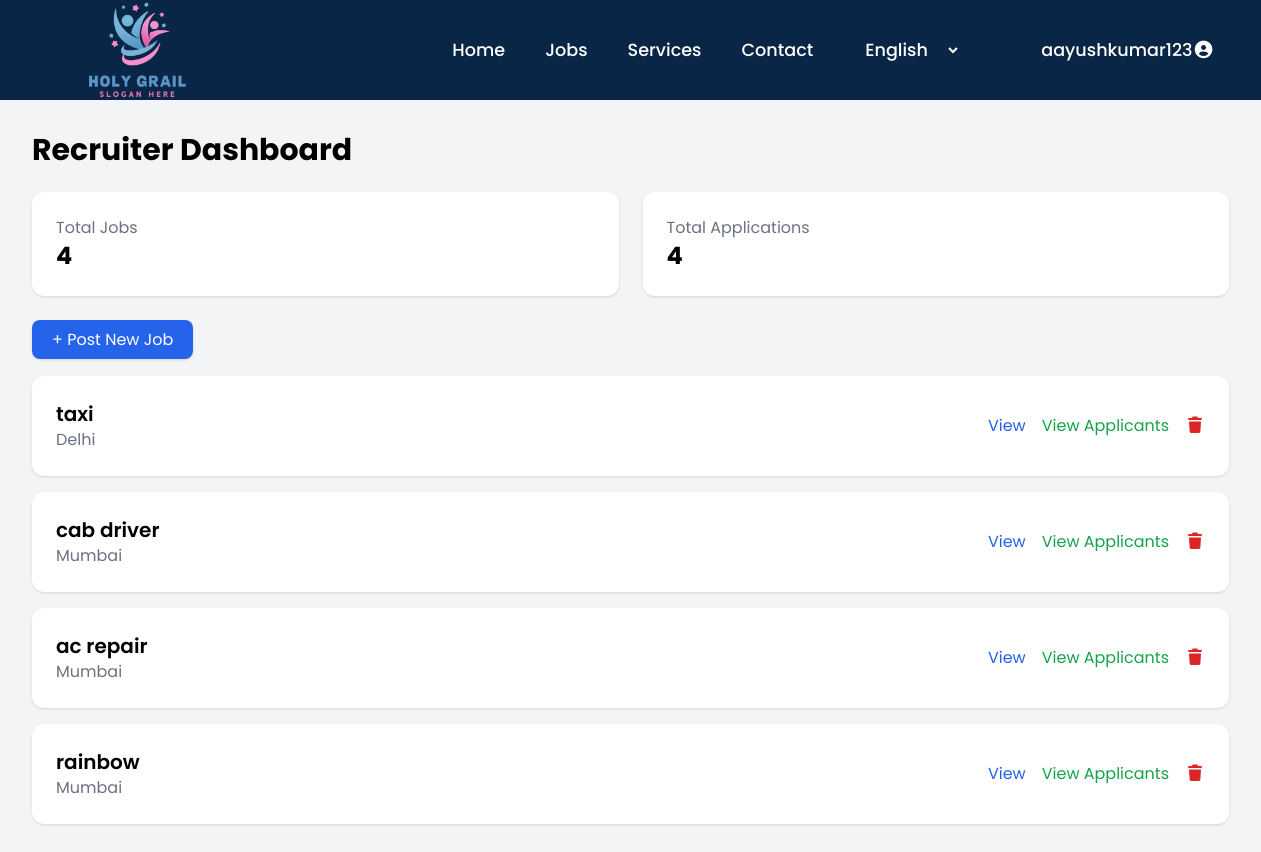
/jobs/dashboard/ (signed in), run on the app's committed database.
### jobs/models.py (models this page shows, shortened)
class Job(models.Model):
    employer = models.ForeignKey(
        settings.AUTH_USER_MODEL,
        on_delete=models.CASCADE,
        related_name="jobs",
        null=True,        # 👈 IMPORTANT
        blank=True
    )
    STATUS_CHOICES = (
        ("open", "Open"),
        ("closed", "Closed"),
    )
    title = models.CharField(max_length=200)
    company_name = models.CharField(max_length=200)
    location = models.CharField(max_length=100)
    job_type = models.CharField(max_length=50)
    companyEmail = models.EmailField(null=True,blank=True)
    salary = models.IntegerField()
    station = models.CharField(max_length=100)
    description = models.TextField(null=True,blank=True)
    created_at = models.DateTimeField(auto_now_add=True)
    experience = models.CharField(max_length=100)
    education= models.CharField(max_length=200)
    skills = models.CharField(max_length=400)
    shift = models.CharField(max_length=50)
    expires_at = models.DateField(null=True, blank=True)
    status = models.CharField(
        max_length=10,
        choices=STATUS_CHOICES,
        default="open"
    )

### jobs/views.py (the view)
# urls.py: path("dashboard/", views.recruiter_dashboard, name="recruiter_dashboard"),
@login_required
def recruiter_dashboard(request):
    jobs = Job.objects.filter(employer=request.user)
    total_jobs = jobs.count()
    total_applications = JobApplication.objects.filter(
    job__employer=request.user
).count()
    context = {
        "jobs": jobs,
        "total_jobs": total_jobs,
        "total_applications": total_applications,
    }
    return render(request, "jobs/recruiter_dashboard.html", context)

### templates/jobs/recruiter_dashboard.html (shortened to what this page needs)
{% extends "home.html" %}
{% load static %}
{% block csslink %}
<link rel="stylesheet" href="{%static 'css/style.css' %}" />
<link rel="stylesheet" href="{%static 'css/create_job.css' %}" />
<link rel="stylesheet" href="https://cdnjs.cloudflare.com/ajax/libs/font-awesome/7.0.1/css/all.min.css" />
{% endblock csslink %}
{% block body %}
<div class="min-h-screen bg-gray-100 p-8">
    <h1 class="text-3xl font-bold mb-6">Recruiter Dashboard</h1>
    <div class="grid grid-cols-1 md:grid-cols-2 gap-6 mb-8">
        <div class="bg-white p-6 rounded-xl shadow">
            <h2 class="text-gray-500">Total Jobs</h2>
            <p class="text-2xl font-bold">{{ total_jobs }}</p>
        </div>
        <div class="bg-white p-6 rounded-xl shadow">
            <h2 class="text-gray-500">Total Applications</h2>
            <p class="text-2xl font-bold">{{ total_applications }}</p>
        </div>
    </div>
    <div class="mb-6">
        <a href="{% url 'jobs:create_job' %}"
           class="bg-blue-600 text-white px-5 py-2 rounded-lg shadow hover:bg-blue-700 transition">
            + Post New Job
        </a>
    </div>
    <div class="space-y-4">
        {% for job in jobs %}
<div class="bg-white p-6 rounded-xl shadow flex justify-between items-center">
    <div>
        <h3 class="text-xl font-semibold">{{ job.title }}</h3>
        <p class="text-gray-500">{{ job.location }}</p>
    </div>
    <div class="flex gap-4">
        <a href="{% url 'jobs:job_detail' job.id %}"
           class="text-blue-600 hover:underline">
            View
        </a>
        <a href="{% url 'jobs:view_applicants' job.id %}"
           class="text-green-600 hover:underline">
            View Applicants
        </a>
        <a href="{% url 'jobs:delete_job' job.id %}"
            onclick="return confirm('Are you sure you want to delete this job?')">
                <i class="fa-solid fa-trash text-red-600"></i>
        </a>
    </div>
</div>
{% empty %}
<p>No jobs posted yet.</p>
{% endfor %}
    </div>
</div>
{% endblock body %}
{% block jsfile %}
<script src="https://cdn.tailwindcss.com"></script>
{% endblock jsfile %}

### templates/home.html (shortened to what this page needs)
{% load static %}
<!DOCTYPE html>
<html lang="en">
  <head>
    {% block csslink %}{% endblock csslink %}
    <script src="https://cdn.tailwindcss.com"></script>
    <link href="https://unpkg.com/boxicons@2.1.4/css/boxicons.min.css" rel="stylesheet" />
  </head>
  <body class="font-poppins relative bg-gray-50">
    <header class="bg-primary sticky top-0 z-50">
      <nav class="max-w-[1200px] mx-auto px-4">
        <div id="navbar" class="flex justify-between items-center h-[100px]">
          {% if user.profile.role == "seeker" %}
            <a href="{% url 'accounts:seeker_dashboard' %}">
              <img
                class="w-[100px] md:w-[180px]"
                src="{% static 'images/logo.png' %}"
                alt="LOGO"
              />
            </a>
          {% else %}
            <a href="{% url 'accounts:provider_dashboard' %}">
              <img
                class="w-[100px] md:w-[180px]"
                src="{% static 'images/logo.png' %}"
                alt="LOGO"
              />
            </a>
          {% endif %}
          <ul
            id="menu"
            class="hidden md:flex items-center list-none space-x-0 md:space-x-10 text-white font-medium text-[1.1rem]"
          >
          {% if user.profile.role == "seeker" %}
          <li>
            <a href="{% url 'accounts:seeker_dashboard' %}" class="hover:text-accent transition-colors"
              >Home</a
            >
          </li>
          {% else %}
          <li>
            <a href="{% url 'accounts:provider_dashboard' %}" class="hover:text-accent transition-colors"
              >Home</a
            >
          </li>
          {% endif %}
            <li class="relative group z-20">
              {% if user.profile.role == "seeker" %}
              <a href="{% url 'jobs:job_list' %}" class="hover:text-accent transition-colors"
                >Jobs</a
              >
              {% else %}
              <a href="{% url 'jobs:recruiter_dashboard' %}" class="hover:text-accent transition-colors"
                >Jobs</a
              >
              {% endif %}
            </li>
            <li class="relative group z-20">
              <a href="{% url 'Pages:services' %}" class="hover:text-accent transition-colors"
                >Services</a
              >
            </li>
            <li class="relative group">
              <a href="{% url 'Pages:contact' %}" class="hover:text-accent transition-colors"
                >Contact</a
              >
            </li>
            <li>
              <select
                title="language"
                class="lang-option bg-primary text-white p-2 rounded-lg border-none outline-none cursor-pointer md:ml-0"
              >
                <option value="English">English</option>
              </select>
            </li>
            <li class="hidden lg:block ml-10 p-0">
              <div class="signin-buttons relative">
                {% if user.is_authenticated %}
                  <div class="d-flex align-items-center gap-3">
                      <li class="relative group z-20">
                        <span  class="hover:text-accent transition-colors"
                          >{{ user.username }}<i class="fa-solid fa-circle-user"></i></
                    </li>
                  </div>
                  {% endif %}
              </div>
            </li>
          </ul>
        </div>
      </nav>
    </header>
{% block body %}{% endblock body %}
{% block jsfile %}
{% endblock jsfile %}
  </body>
</html>

### static/css/style.css (style rules this page uses)
html { scroll-behavior: smooth; }

### static/css/create_job.css (style rules this page uses)
body { background: #f4f6f9; font-family: 'Segoe UI', sans-serif; }

### data on the page
Job: title "taxi", location "Delhi"
Job: title "cab driver", location "Mumbai"
Job: title "ac repair", location "Mumbai"
Job: title "rainbow", location "Mumbai"

### other printed values
{{ user.username }} "aayushkumar123"
{{ total_jobs }} "4"
{{ total_applications }} "4"
